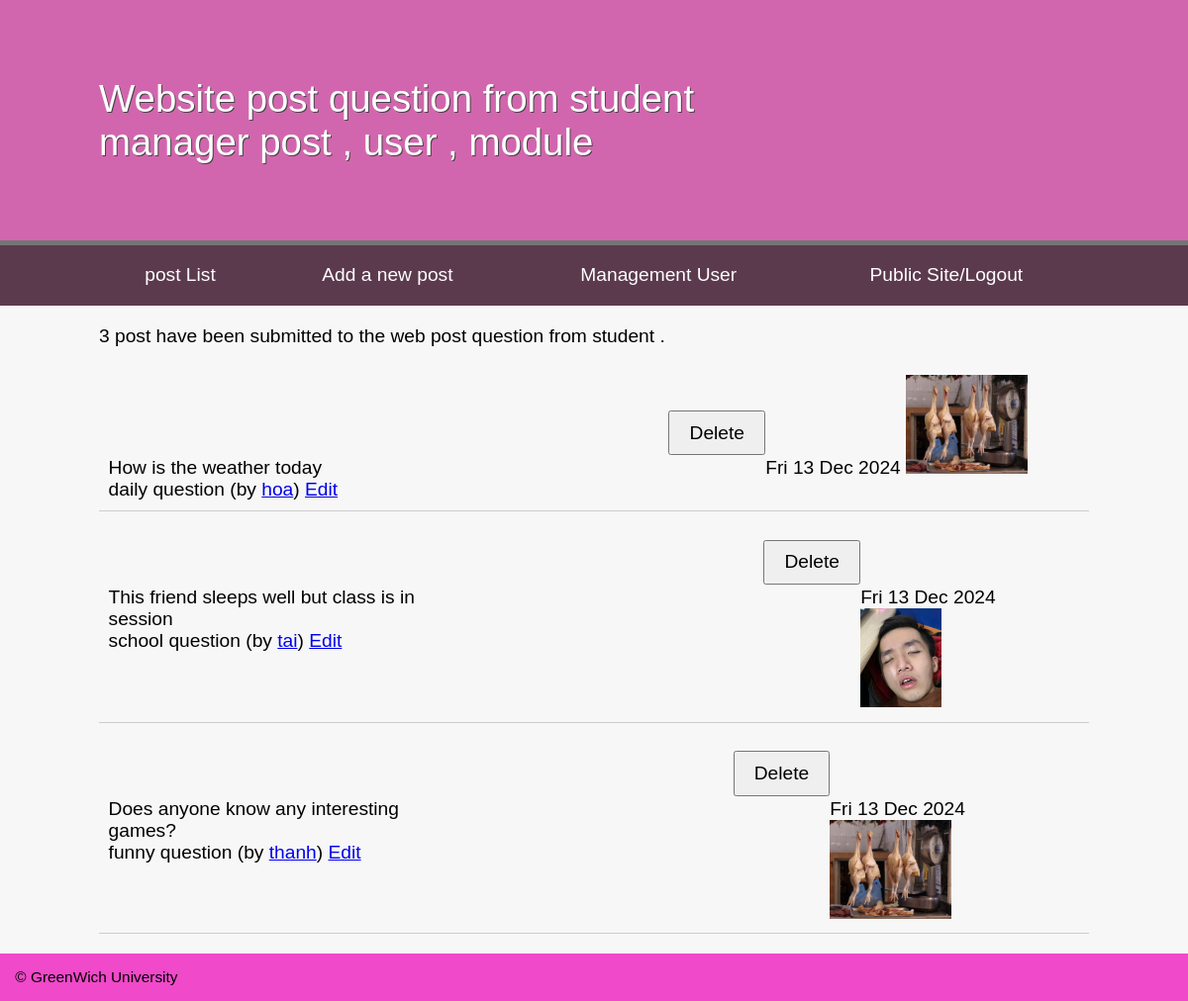
Page /admin/post.php (signed in) on the committed database.
### tables this page shows
CREATE TABLE `post` (
  `id` int(11) NOT NULL,
  `posttext` text NOT NULL,
  `postdate` date NOT NULL,
  `uploads` varchar(50) NOT NULL,
  `moduleid` int(11) NOT NULL,
  `userid` int(11) NOT NULL
);

CREATE TABLE `module` (
  `id` int(11) NOT NULL,
  `moduleName` varchar(255) DEFAULT NULL
);

CREATE TABLE `user` (
  `id` int(11) NOT NULL,
  `name` varchar(128) NOT NULL,
  `email` varchar(255) NOT NULL,
  `password` varchar(255) NOT NULL
);

### admin/post.php (called while the page is built, shortened)
<?php
try{
    include '../include/DatabaseConnection.php';
    include '../include/DatabaseFunction.php';
    $posts = allPost($pdo);
    $totalpost = totalpost($pdo);
    include '../templates/adminpost.html.php';
}catch (PDOException $e){
    $title = 'An error has occured';
    $output= 'Database error:' . $e->getMessage();
}
include '../templates/adminlayout.html.php';

### include/DatabaseFunction.php (called while the page is built, shortened)
<?php
function totalpost($pdo) {
    $query = $pdo->prepare('SELECT COUNT(*) FROM post');
    $query->execute();
    $row = $query->fetch();
    return $row[0];
}
function query($pdo, $sql, $parameters = []) {
    $query = $pdo->prepare($sql);
    $query->execute($parameters);
    return $query;
}
function allPost($pdo) {
    $post = query($pdo,'SELECT post.id, posttext, postdate, uploads,  `name`, email, moduleName FROM post
    INNER JOIN user ON userid = user.id
    INNER JOIN module ON moduleid = module.id');
    return $post->fetchAll();
}

### templates/adminpost.html.php (the view, shortened to what this page needs)
<p><?=$totalpost?> post have been submitted to the web post question from student .</p>
<?php
foreach($posts as $post):?>
        <blockquote>
        <?=htmlspecialchars($post['posttext'],ENT_QUOTES,'UTF-8')?>
        <br /><?=htmlspecialchars($post['moduleName'],ENT_QUOTES,'UTF-8')?>
        (by <a href="mailto:<?=htmlspecialchars($post['email'], ENT_QUOTES, 'UTF-8');?>">
        <?=htmlspecialchars($post['name'], ENT_QUOTES, 'UTF-8'); ?></a>)
        <a href="editpost.php?id=<?=$post['id']?>">Edit</a>
        <form action="deletepost.php" method="post">
            <input type="submit" value="Delete">
        </form>
            <td width="300px"> <?php $display_date  = date("D d M Y", strtotime($post['postdate']))?>
            <?=htmlspecialchars($display_date, ENT_QUOTES, 'UTF-8')?></td>
            <img height="100px" src="../uploads/<?=htmlspecialchars($post['uploads'], ENT_QUOTES ,'UTF-8'); ?>"/>
        </blockquote>
        <?php endforeach;?>

### style.css (style rules this page uses)
* { margin: 0; padding: 0; }
body { font-family: Arial, Helvetica, Sans-serif; }
p { margin-bottom: 1em; }
body { font-size: 1.2em; font-family: arial, helvetica, sans-serif }
input, label, select, textarea { float: left; width: 15em; margin-bottom: 1em; padding: 0.5em; }
input[type="submit"] { margin-left: 15em; width: auto; padding: 0.5em 1em; clear: both; font-size: 1em; }
form { overflow: auto; clear: both; display: block; }
blockquote { display: table; margin-bottom: 1em; border-bottom: 1px solid #ccc; padding: 0.5em; }
blockquote form { display: table-cell; width: 10%; }

### rows in the picture
post: posttext "How is the weather today", moduleid.moduleName "daily question", userid.name "hoa", postdate "Fri 13 Dec 2024", uploads (picture)
post: posttext "This friend sleeps well but class is in session", moduleid.moduleName "school question", userid.name "tai", postdate "Fri 13 Dec 2024", uploads (picture)
post: posttext "Does anyone know any interesting games?", moduleid.moduleName "funny question", userid.name "thanh", postdate "Fri 13 Dec 2024", uploads (picture)

### other values in the picture
$totalpost "3"
